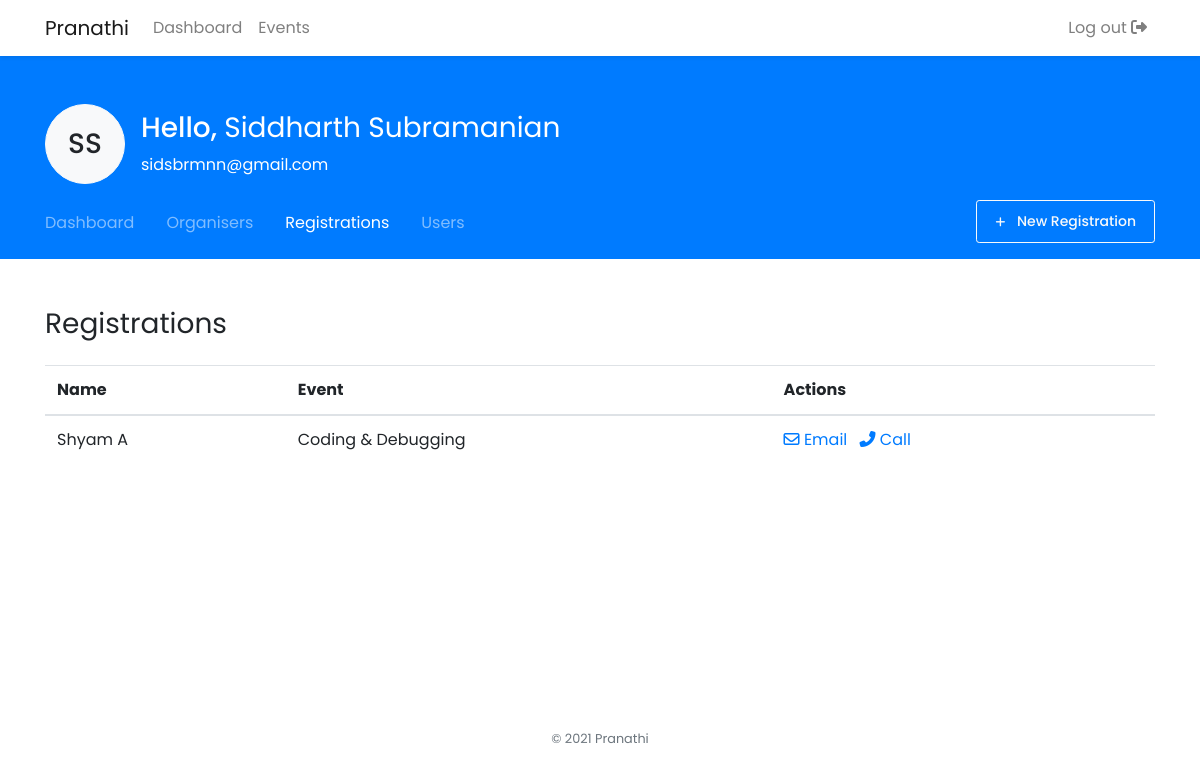
Page /registrations.php (signed in) on the committed database.
### tables this page shows
CREATE TABLE `registrations` (
  `participant_id` int(11) NOT NULL,
  `event_id` int(11) NOT NULL
);

CREATE TABLE `participants` (
  `participant_id` int(11) NOT NULL,
  `participant_name` varchar(255) NOT NULL,
  `participant_email` varchar(255) NOT NULL,
  `participant_phone` varchar(10) NOT NULL,
  `registered_by` varchar(255) NOT NULL
);

CREATE TABLE `events` (
  `event_id` int(11) NOT NULL,
  `event_name` varchar(255) NOT NULL,
  `event_type` varchar(255) NOT NULL,
  `category_id` int(11) NOT NULL,
  `event_date` date NOT NULL,
  `event_fee` int(11) NOT NULL,
  `event_desc` text NOT NULL,
  `organiser_id` int(11) NOT NULL
);

### registrations.php (the view, shortened to what this page needs)
<!DOCTYPE html>
<html lang="en">
<head>
    <?php include 'includes/_links.php'; ?>
</head>
<body>
    <?php include 'includes/_navbar.php'; ?>
    <main>
        <?php include 'includes/_dash_head.php'; ?>
        <div class="container py-5" style="position: relative;">
            <h1 class="h3 font-weight-normal mb-4">
                Registrations
            </h1>
            <table class="table table-hover">
                <thead>
                    <tr>
                        <th>Name</th>
                        <th>Event</th>
                        <th>Actions</th>
                    </tr>
                </thead>
                <tbody>
                    <?php
                    include 'includes/db_connect.php';
                    $query = "SELECT * FROM registrations NATURAL JOIN participants NATURAL JOIN events";
                    $result = $db->query($query);
                    if ($result) {
                        while ($row = $result->fetch_assoc()) { ?>
                    <tr>
                        <td><?php echo $row['participant_name']; ?></td>
                        <td><?php echo $row['event_name']; ?></td>
                        <td>
                            <a href="mailto:<?php echo $row['participant_email']; ?>" class="">
                                <i class="far fa-envelope"></i> Email
                            </a>
                            <a href="tel:<?php echo $row['participant_phone']; ?>" class="ml-2">
                                <i class="fas fa-phone-alt"></i> Call
                            </a>
                        </td>
                    </tr>
                    <?php }
                    }
                    ?>
                </tbody>
            </table>
        </div>
    </main>
    <?php include 'includes/_scripts.php'; ?>
</body>
</html>

### css/style.css (style rules this page uses)
body { font-family: 'Poppins', sans-serif; min-height: 100vh; display: flex; flex-direction: column; }
main { flex: 1 0 auto; }
a { text-decoration: none !important; }

### rows in the picture
registrations: participant_id.participant_name "Shyam A", event.event_name "Coding & Debugging"

### other values in the picture
$names[0][0] "S"
$names[1][0] "S"
$_SESSION['user_name'] "Siddharth Subramanian"
$_SESSION['user_id'] "sidsbrmnn@gmail.com"
